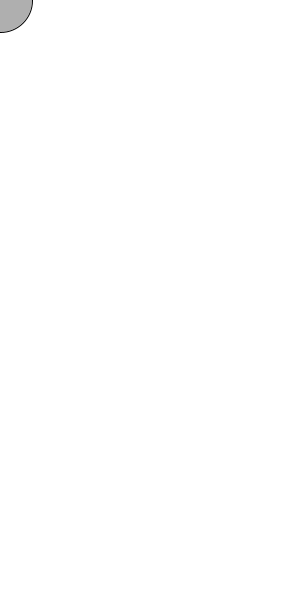
Frame 1 (no input)
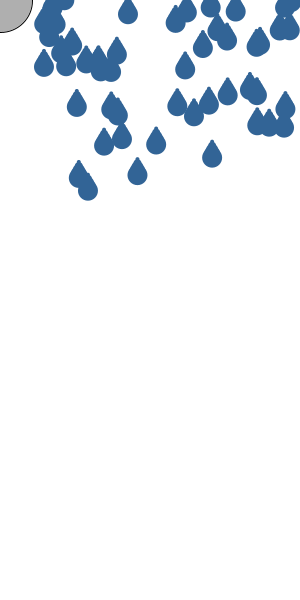
Frame 60 (the mouse pressed at the canvas centre just before this capture)
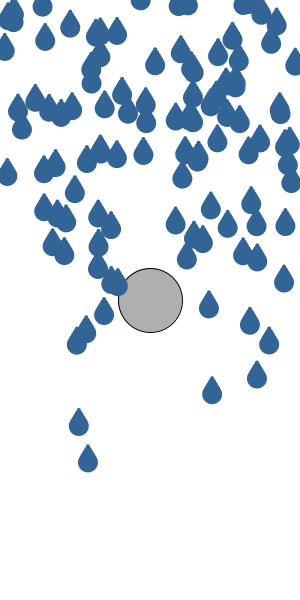
Frame 120 (the mouse held since frame 60 and released just before this capture)

The Processing sketch that drew these frames (run headless with seeded random() and noise(); from frame 60 on, the mouse is pressed at the canvas centre):

// Processing sketch: example_10_one2all
// ── example_10_one2all.pde
Catcher catcher;
Timer timer;
Drop[] drops;

int totalDrops = 0;
int level = 1;
int score = 0;

void setup(){
  size(300, 600);
  catcher = new Catcher(32);
  //drops 
  drops = new Drop[1000];
  //timer
  timer = new Timer(10);
  timer.start();
}

void draw(){
  background(255);
  catcher.setLocation(mouseX, mouseY);
  catcher.display();
  
  if(timer.isFinished()){
    drops[totalDrops] = new Drop();
    totalDrops++;
  }
  
  if(totalDrops >= drops.length){
    totalDrops = 0;
    if(score > 0){
      score = 0;
      level++;
      println("Level:"+level);
    }
  }
  //display drops
  for(int i = 0; i < totalDrops; i += level){
    for(int j = i; j < i+level && j < totalDrops; j++){
      drops[j].move();
      drops[j].display();
      if(catcher.intersect(drops[j])){
        drops[j].caught();
        score++;
      }
      if(drops[j].reachBottom()){
        score--;
      }
    }
  }
  println("Score:"+score); //<>//
}

// ── Ball.pde
class Ball {
  float r;
  float x, y;
  float xspeed, yspeed;
  color c = color(100, 50);
  
  Ball(float tempR){
    r = tempR;
    x = random(width);
    y = random(height);
    xspeed = random(-5, 5);
    yspeed = random(-5, 5);
  }
  
  void move(){
    x += xspeed;
    y += yspeed;
    
    if(x > width){
      xspeed *= -1;
      x = width;
    }else if(x < 0){
      xspeed *= -1;
      x = 0;
    }
    if(y > height){
      yspeed *= -1;
      y = height;
    }else if(y < 0){
      yspeed *= -1;
      y = 0;
    }
  }
  
  void highlight(){
    c = color(0,255,0,100);
  }
  
  void display(){
    stroke(0);
    fill(c);
    ellipseMode(RADIUS);
    ellipse(x, y, r, r);
    c = color(100, 50);
  }
  
  boolean intersect(Ball b){
    float d = dist(x, y, b.x, b.y);
    if(d <= r + b.r)
      return true;
    else
      return false; 
  }
}  

// ── Catcher.pde
class Catcher{
  float x;
  float y;
  float r;
  
  Catcher(float tempR){
    r = tempR;
    x = 0;
    y = 0;
  }
  
  void setLocation(float tempX, float tempY){
    x = tempX;
    y = tempY;
  }
  
  void display(){
    stroke(0);
    fill(175);
    ellipseMode(RADIUS);
    ellipse(x, y, r, r);
  }
  
  boolean intersect(Drop b){
    float d = dist(x, y, b.x, b.y);
    if(d <= r + b.r)
      return true;
    else
      return false; 
  }
}

// ── Drop.pde
class Drop{
  float x, y;
  float speed;
  color c;
  float r;
  
  Drop(){
    r = 6;
    x = random(width);
    y = -r*4;
    speed = random(1,5);
    c = color(50,100,150);
  }
  
  void move(){
    y += speed;
  }
  
  boolean reachBottom(){
    if (y > height + r*4){
      y = -100;
      speed = 0;
      return true;
    }
    else
      return false;
  }
  
  void display(){
    noStroke();
    fill(c);
    for(int i = 1; i < r; i++){
      ellipse(x, y+i*4, i*2, i*2);
    }
  }
  
  void caught(){
    speed = 0;
    y = -100;
  }
}

// ── Timer.pde
class Timer{
  int savedTime;
  int totalTime;
  
  Timer(int temptotaltime){
    totalTime = temptotaltime;
  }
  
  void start(){
    savedTime = millis();
  }
  
  boolean isFinished() {
    int passTime = millis() - savedTime;
    if(passTime > totalTime)
      return true;
    else
      return false;
  }
}
